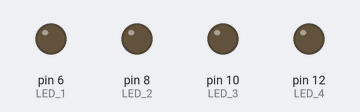
The program below on a simulated Arduino Uno, built with avr-gcc and run on an emulated ATmega328P. Parts: output pins drawn as LEDs (lit = HIGH).

Above: at 0.05 s.
At 0.17 s:
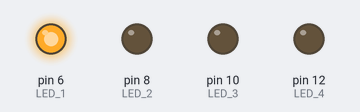
At 0.32 s:
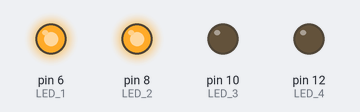
At 1.2 s:
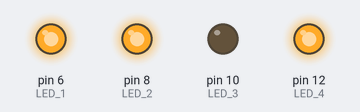
At 1.85 s:
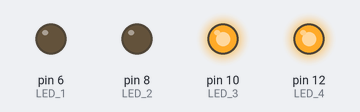
At 2.32 s:
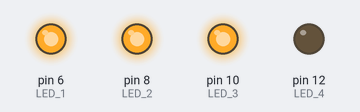
Timing chart, 0 to 3.0 s (numbered marks = the images above):
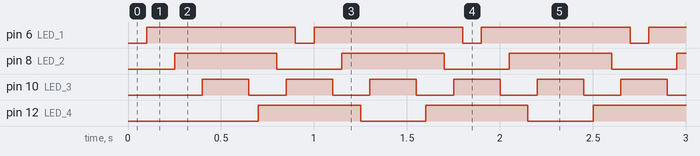

Measured:
- by itself, pin 6 (LED_1): alternates HIGH for 0.80 s and LOW for 0.10 s
- by itself, pin 8 (LED_2), pin 12 (LED_4): alternates HIGH for 0.55 s and LOW for 0.35 s
- by itself, pin 10 (LED_3): alternates HIGH for 0.25 s and LOW for 0.20 s

The program:

main.cpp
```cpp
#include <Arduino.h>

int LED_1 = 6;
int LED_2 = 8;
int LED_3 = 10;
int LED_4 = 12;
int LED_ARRAY[4]={LED_1,LED_2,LED_3,LED_4};
int DELAY_CYCLE = 50;

void setup()
{
  // put your setup code here, to run once:
  pinMode(LED_1, OUTPUT);
  pinMode(LED_2, OUTPUT);
  pinMode(LED_3, OUTPUT);
  pinMode(LED_4, OUTPUT);
}

void loop()
{
  // put your main code here, to run repeatedly:
  for(int i=0;i<3;i++){
    digitalWrite(LED_ARRAY[i], LOW);
    delay(50);
    digitalWrite(LED_ARRAY[i+1], LOW);
    delay(50);
    digitalWrite(LED_ARRAY[i], HIGH);
    delay(50);
  }
  for(int i=4;i>1;i--){
    digitalWrite(LED_ARRAY[i], LOW);
    delay(50);
    digitalWrite(LED_ARRAY[i-1], LOW);
    delay(50);
    digitalWrite(LED_ARRAY[i], HIGH);
    delay(50);
  }
}
```
